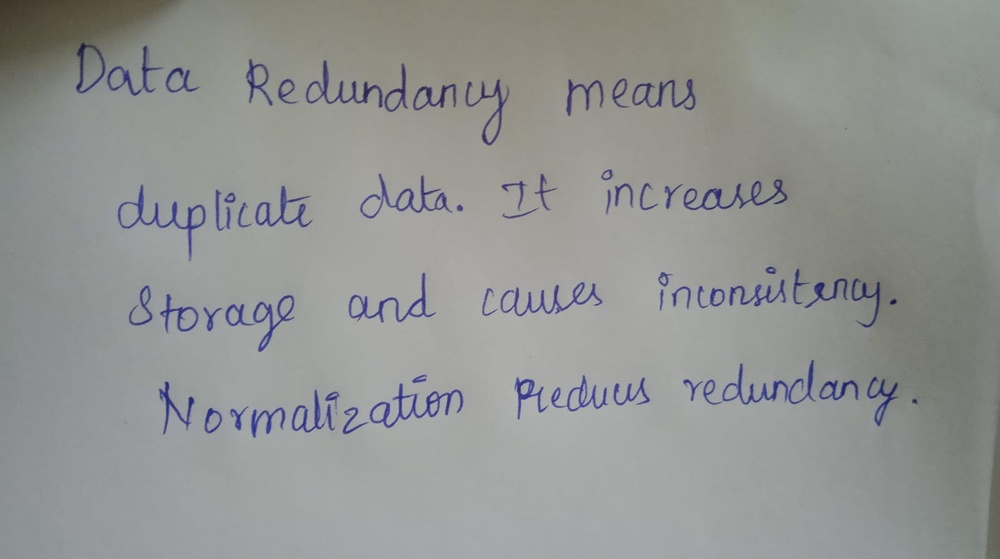
#> input picture images/1.jpg, 1000 x 559 px, shrunk from 1600 x 894 before the run
$ python -i preprocess.py   (imports and definitions only)
#> lines starting #> are read from the running program, lines starting #| are printed output that depends on the picture; after the words box and inside, x2 and y2 are one past the last pixel; in counts of white or black regions, pixels touching at a corner belong together
import cv2

def preprocess_image(input_path, output_path):

    # Read image
#> called with input_path = '../images/1.jpg', output_path = 'out.png'
    image = cv2.imread(input_path)
#> image is the input picture: shape (559, 1000, 3); mean B, G, R 146.5, 148.1, 146.4

    # Convert to grayscale
    gray = cv2.cvtColor(
        image,
        cv2.COLOR_BGR2GRAY
    )
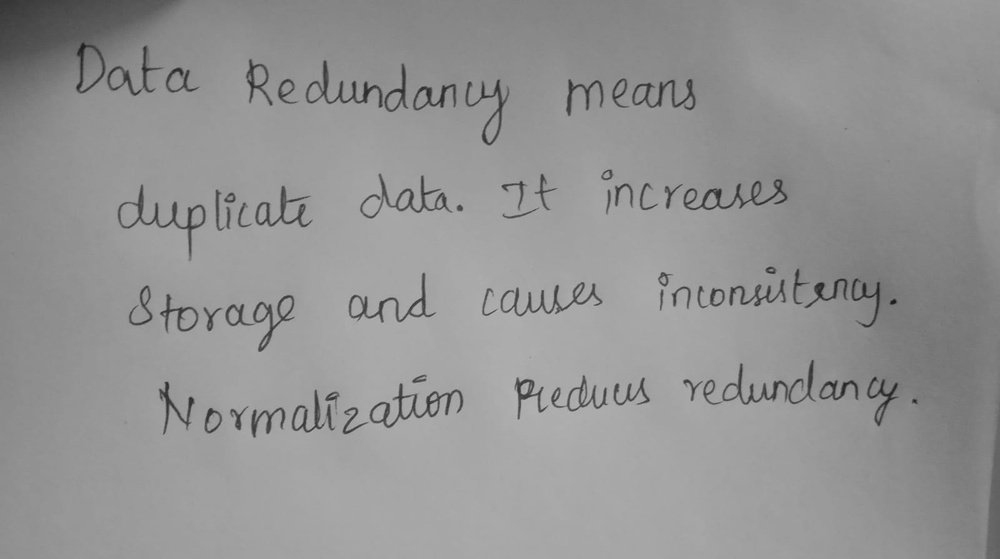
#> gray: shape (559, 1000); min 27, max 184, mean 147.4

    # Noise removal
    denoised = cv2.fastNlMeansDenoising(
        gray,
        None,
        30,
        7,
        21
    )
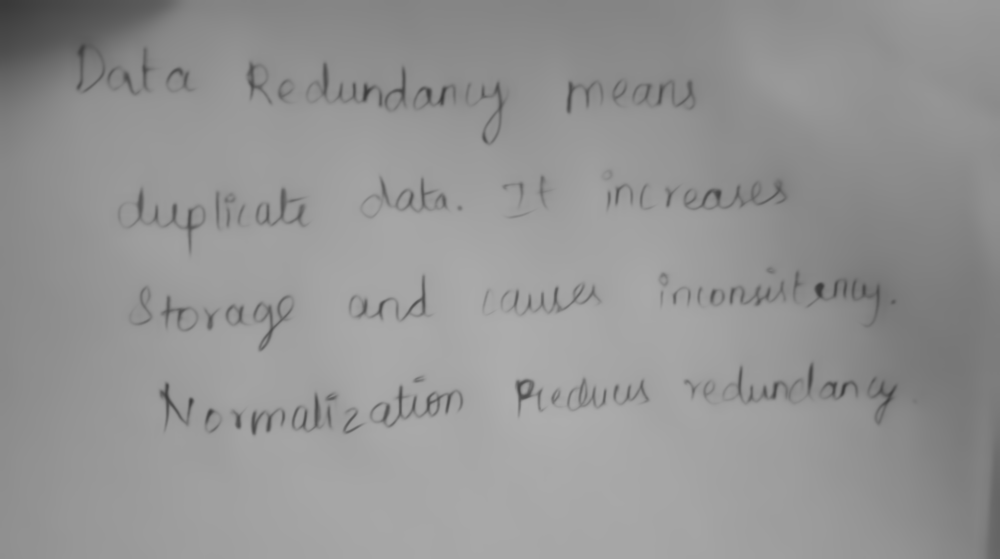
#> denoised: shape (559, 1000); min 57, max 173, mean 148.2

    # Thresholding
    threshold = cv2.adaptiveThreshold(
        denoised,
        255,
        cv2.ADAPTIVE_THRESH_GAUSSIAN_C,
        cv2.THRESH_BINARY,
        11,
        2
    )
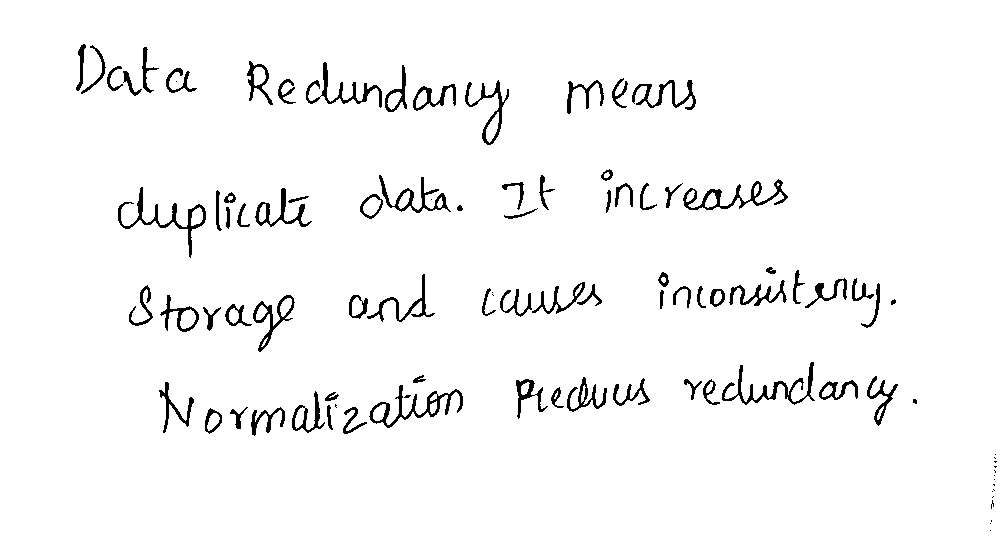
#> threshold: shape (559, 1000); 96.6% white; 98 black regions (22 under 20 px), largest, box (x1, y1, x2, y2) and area: (369, 385, 463, 428) 831, (118, 187, 206, 258) 817, (683, 179, 788, 210) 813

    # Sharpening kernel
    kernel = cv2.getStructuringElement(
        cv2.MORPH_RECT,
        (1, 1)
    )

    sharpened = cv2.morphologyEx(
        threshold,
        cv2.MORPH_CLOSE,
        kernel
    )

    # Save processed image
    cv2.imwrite(output_path, sharpened)

    print("Preprocessed image saved:", output_path)

>>> result = preprocess_image('../images/1.jpg', 'out.png')

$ run again, on images/2.jpg
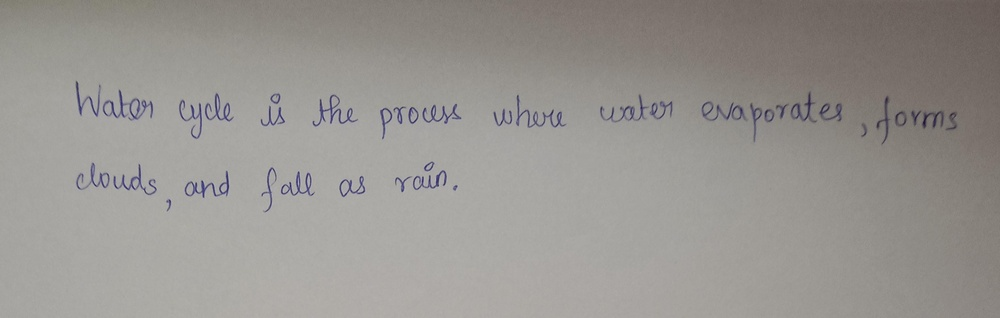
#> input picture images/2.jpg, 1000 x 318 px, shrunk from 3120 x 992 before the run
#> in preprocess_image, image is the input picture: shape (318, 1000, 3); mean B, G, R 144.9, 148.8, 151.9
#> in preprocess_image, `threshold = cv2.adaptiveThreshold( denoised, 255, cv2.ADAPTIVE_THRESH_..`:
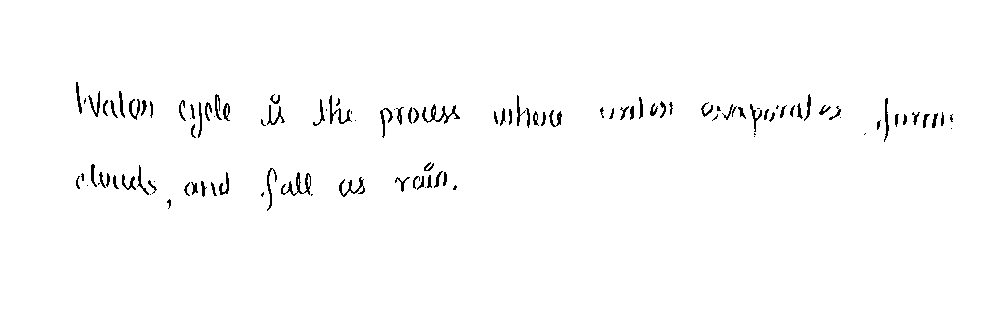
#> threshold: shape (318, 1000); 98.4% white; black in thin lines or dots, all inside (x1, y1, x2, y2) = (76, 82, 953, 211)

$ run again, on images/3.jpg
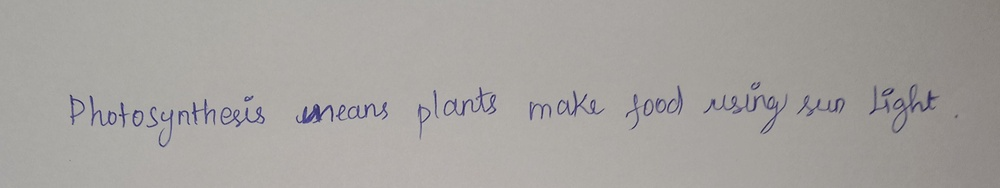
#> input picture images/3.jpg, 1000 x 188 px, shrunk from 3120 x 588 before the run
#> in preprocess_image, image is the input picture: shape (188, 1000, 3); mean B, G, R 159.2, 162.3, 165.4
#> in preprocess_image, `denoised = cv2.fastNlMeansDenoising( gray, None, 30, 7, 21 )`:
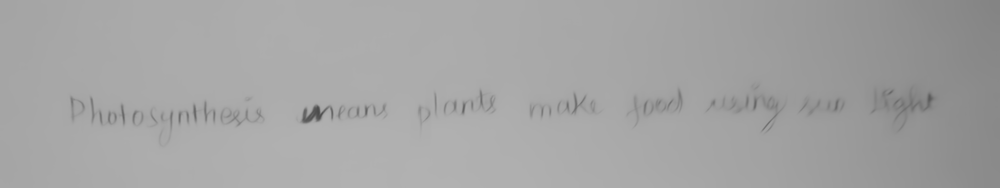
#> denoised: shape (188, 1000); min 75, max 177, mean 163.5
#> in preprocess_image, `threshold = cv2.adaptiveThreshold( denoised, 255, cv2.ADAPTIVE_THRESH_..`:
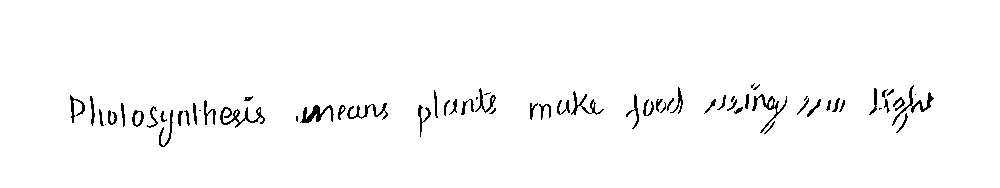
#> threshold: shape (188, 1000); 97.8% white; black in thin lines or dots, all inside (x1, y1, x2, y2) = (70, 83, 934, 147)

$ run again, on images/4.jpg
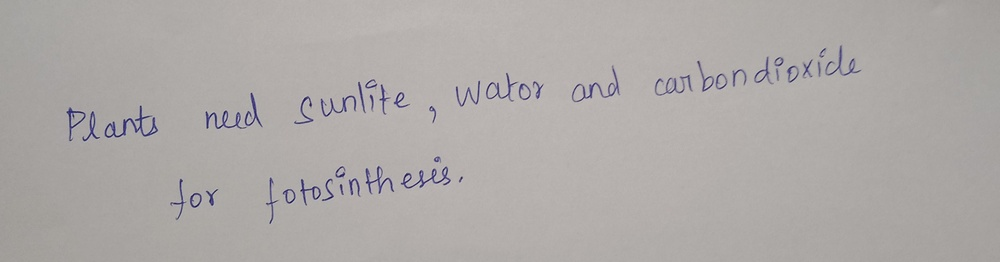
#> input picture images/4.jpg, 1000 x 262 px, shrunk from 3120 x 818 before the run
#> in preprocess_image, image is the input picture: shape (262, 1000, 3); mean B, G, R 167.8, 169.8, 174.1
#> in preprocess_image, `denoised = cv2.fastNlMeansDenoising( gray, None, 30, 7, 21 )`:
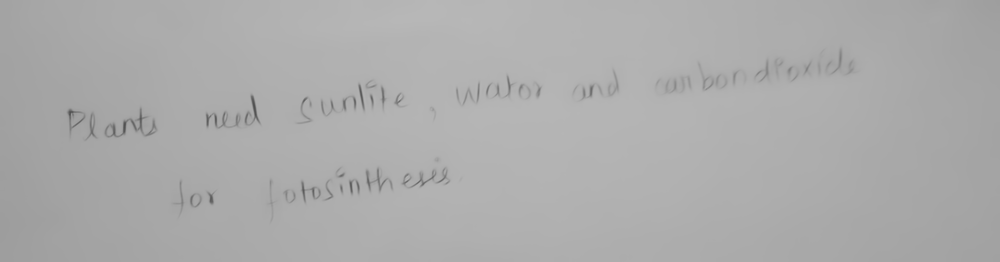
#> denoised: shape (262, 1000); min 79, max 183, mean 171.5
#> in preprocess_image, `threshold = cv2.adaptiveThreshold( denoised, 255, cv2.ADAPTIVE_THRESH_..`:
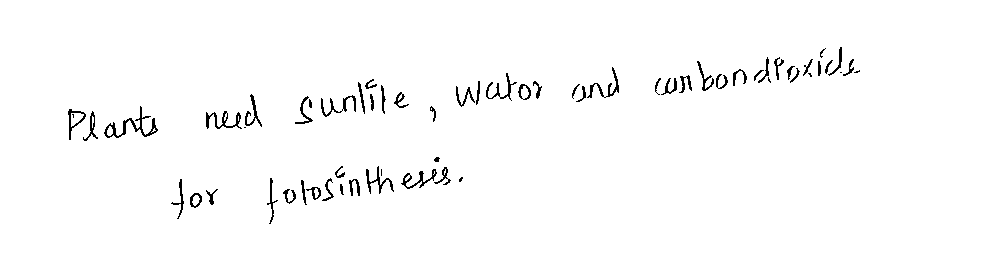
#> threshold: shape (262, 1000); 98.2% white; black in thin lines or dots, all inside (x1, y1, x2, y2) = (68, 47, 860, 224)
